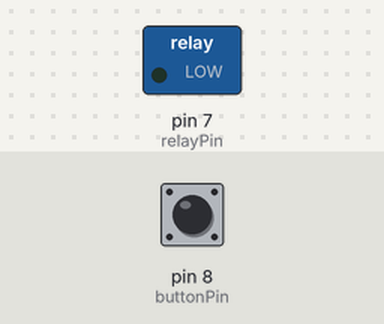
Simulated run of this sketch. Board: Arduino Uno, built with avr-gcc and run on an emulated ATmega328P. Parts: switched loads named in the sketch (green lamp = pin HIGH). The test bench sets the inputs (shaded band); at power-on: pin 8 (buttonPin) LOW.

Above: at 1.2 s.
1.3 s: pin 8 (buttonPin) pulled HIGH for 0.15 s
At 1.6 s:
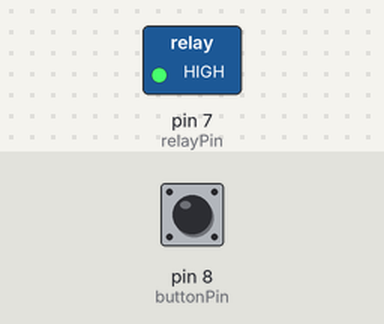
2.9 s: pin 8 (buttonPin) pulled HIGH for 1 s
At 4.0 s:
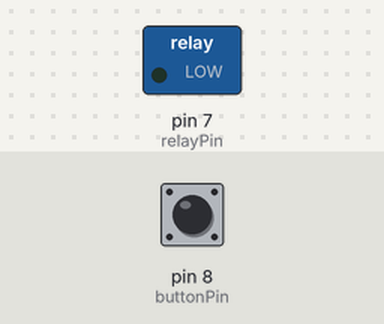
5.4 s: pin 8 (buttonPin) pulled HIGH for 3.2 s
At 5.9 s:
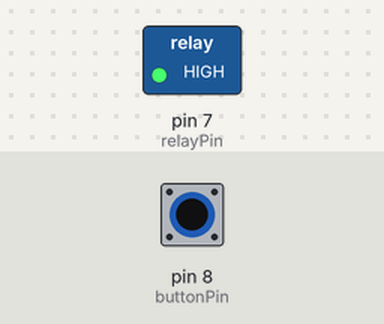
Timing chart, 0 to 8.4 s (numbered marks = the images above; inputs shaded):
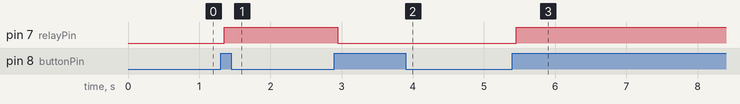

Measured:
- after the input at 1.3 s, pin 7 (relayPin): LOW → HIGH after 0.05 s
- after the input at 2.9 s, pin 7 (relayPin): HIGH → LOW after 0.05 s
- after the input at 5.4 s, pin 7 (relayPin): LOW → HIGH after 0.05 s

The sketch:

relay.ino
```cpp
// Code to control the relay via a push button

// Pins
int relayPin = 7;
int buttonPin = 8;

// Button state
int buttonState;             // the current reading from the input pin
int lastButtonState = LOW;   // the previous reading from the input pin
int previousButtonState = LOW;

// Debounce variables
long lastDebounceTime = 0;  // the last time the output pin was toggled
long debounceDelay = 50;    // the debounce time; increase if the output flickers

// State of the relay
int relayState = LOW;

void setup() {

  // Start Serial
  Serial.begin(115200);

  // Pins mode
  pinMode(relayPin, OUTPUT);
  pinMode(buttonPin, INPUT);

}

void loop() {

  // Read data from button
  int reading = digitalRead(buttonPin);

   // If the switch changed, due to noise or pressing
  if (reading != lastButtonState) {

    // Reset the debouncing timer
    lastDebounceTime = millis();
  }

  // Debounce code
  if ((millis() - lastDebounceTime) > debounceDelay) {

    // If the button state has changed
    if (reading != buttonState) {
      buttonState = reading;
    }

    // If the button was pressed, changed the output
    if (previousButtonState == LOW &&  buttonState == HIGH) {
      relayState = !relayState;
    }
  }

  // Set the relay
  digitalWrite(relayPin, relayState);

  // Store previous states
  previousButtonState = buttonState;
  lastButtonState = reading;

}
```
